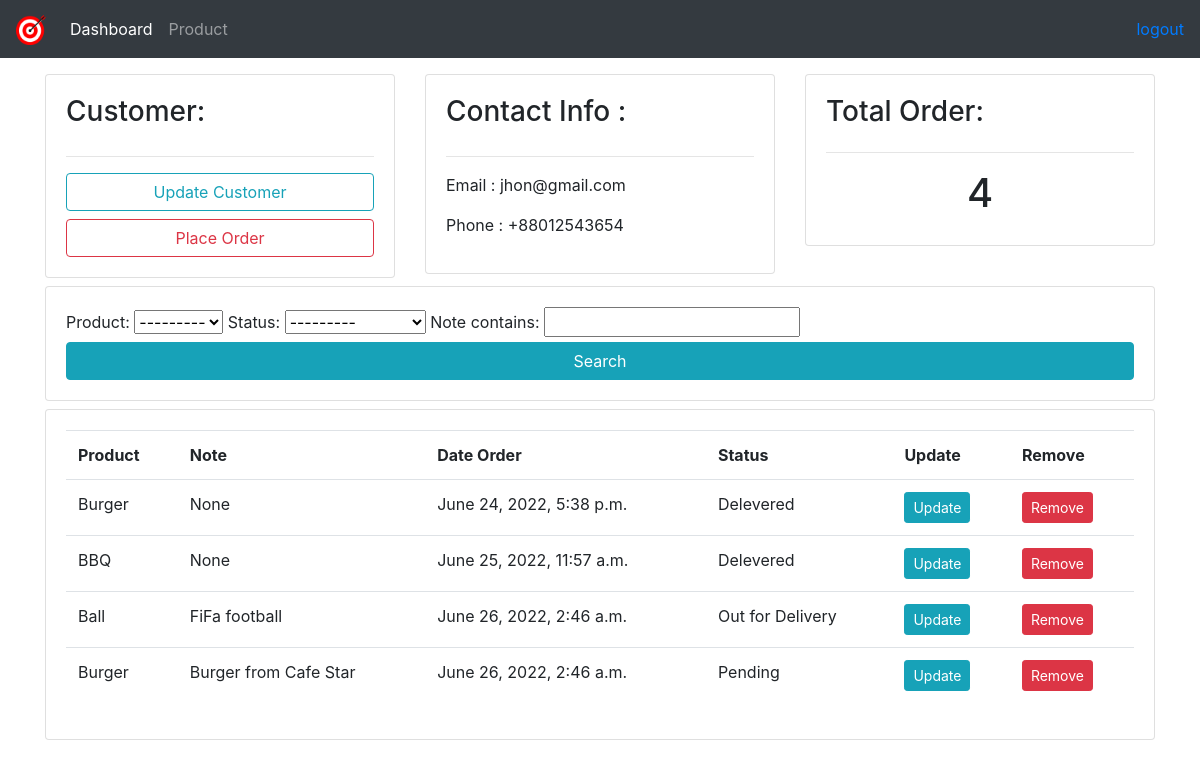
The app's page /customer/1/ (signed in) with its own data.
### account/models.py (models this page shows, shortened)
class Customer(models.Model):
    user = models.OneToOneField(User,null=True,blank=True,on_delete=models.CASCADE)
    name = models.CharField(max_length=200,null=True)
    phone = models.CharField(max_length=200,null=True)
    email = models.CharField(max_length=200,null=True)
    profile_pic = models.ImageField(null=True,blank=True)
    date_created = models.DateTimeField(auto_now_add=True,null=True)

class Order(models.Model):
    STATUS = (
        ('Pending','Pending'),
        ('Out for Delivery','Out for Delivery'),
        ('Delevered','Delevered'),
    )
    customer = models.ForeignKey(Customer,on_delete=models.SET_NULL,null=True)
    Product = models.ForeignKey(Product,on_delete=models.SET_NULL,null=True)
    date_created = models.DateTimeField(auto_now_add=True,null=True)
    status = models.CharField(max_length=200,null=True,choices=STATUS)
    note = models.CharField(max_length=1000,null=True,blank=True)

class Product(models.Model):
    CETAGORY = (
        ('Indoor','Indoor'),
        ('Outdoor','Outdoor'),
    )
    name = models.CharField(max_length=200,null=True)
    price = models.FloatField(null=True)
    category = models.CharField(max_length=200,null=True,choices=CETAGORY)
    description = models.CharField(max_length=300,null=True,blank=True)
    tag = models.ManyToManyField(Tag)
    date_created = models.DateTimeField(auto_now_add=True,null=True)
    def __str__(self):
        return self.name

### account/decorators.py (the view)
        def wrapper_func(request,*args,**kwargs):
            group = None
            if request.user.groups.exists():
                group = request.user.groups.all()[0].name
            if group in role:
                return view_func(request,*args,**kwargs)
            else:
                return HttpResponse('Access Denied!Go Back')

### account/views.py (called while the page is built)
@login_required(login_url='login')
@user_role(role=['admin'])
def customer(request,pk):
    customer = Customer.objects.get(id=pk)
    order = customer.order_set.all()
    total_order = order.count()
    myFilter = OrderFilter(request.GET,queryset=order)
    order = myFilter.qs
    context = {'customers':customer,'orders':order,'total_order':total_order,'myFilter':myFilter}
    return render(request, 'account/customer.html',context)

### account/templates/account/customer.html
{% extends 'main.html' %}
{% block navbar %}
{% include 'nav.html' %}
{% endblock %}
{% block content %}
<div class="row mt-3">
    <div class="col-md">
        <div class="card card-body">
            <h3 class="card-title">Customer: </h3>
            <hr>
            <a href="" class='btn btn-outline-info '>Update Customer</a>
            <a href="{% url 'order-form' customers.id %}" class='btn btn-outline-danger mt-2'>Place Order</a>
        </div>
    </div>
    <div class="col-md">
        <div class="card card-body">
            <h3 class="card-title">
                Contact Info :
            </h3>
            <hr>
            <p>Email : {{ customers.email }} </p>
            <p>Phone : {{ customers.phone }} </p>
        </div>
    </div>
    <div class="col-md">
        <div class="card card-body">
            <h3>Total Order: </h3>
            <hr>
            <h1 class="text-center ">{{ total_order }}</h1>
        </div>
    </div>
</div>
<div class="row mt-2">
    <div class="col-md">
        <div class="card card-body">
            <form action="" method="get">
                {{ myFilter.form }}
                <button class='btn btn-info btn-block' type='submit'>Search</button>
            </form>
        </div>
    </div>
</div>
<div class="row mt-2">
    <div class="col-md">
        <div class="card  card-body">
            <table class="table">
                <tr>
                    <th>Product</th>
                    <th>Note</th>
                    <th>Date Order</th>
                    <th>Status</th>
                    <th>Update</th>
                    <th>Remove</th>
                </tr>
                {% for order in orders  %}
                    <tr>
                        <td>{{ order.Product.name }}</td>
                        <td>{{ order.note }}</td>
                        <td>{{ order.date_created }}</td>
                        <td>{{ order.status }}</td>
                        <td><a href="{% url 'update-order' order.id %}" class="btn btn-sm btn-info ">Update</a></td>
                        <td><a href="{% url 'delete-order' order.id %}" class="btn btn-sm btn-danger">Remove</a></td>
                    </tr>
                {% endfor %}
            </table>
        </div>
    </div>
</div>
{% endblock %}

### records on screen
Customer: email "jhon@gmail.com", phone "+88012543654"
Order: Product.name "Burger", note "None", date_created "June 24, 2022, 5:38 p.m.", status "Delevered"
Order: Product.name "BBQ", note "None", date_created "June 25, 2022, 11:57 a.m.", status "Delevered"
Order: Product.name "Ball", note "FiFa football", date_created "June 26, 2022, 2:46 a.m.", status "Out for Delivery"
Order: Product.name "Burger", note "Burger from Cafe Star", date_created "June 26, 2022, 2:46 a.m.", status "Pending"

### other values on screen
{{ total_order }} "4"
